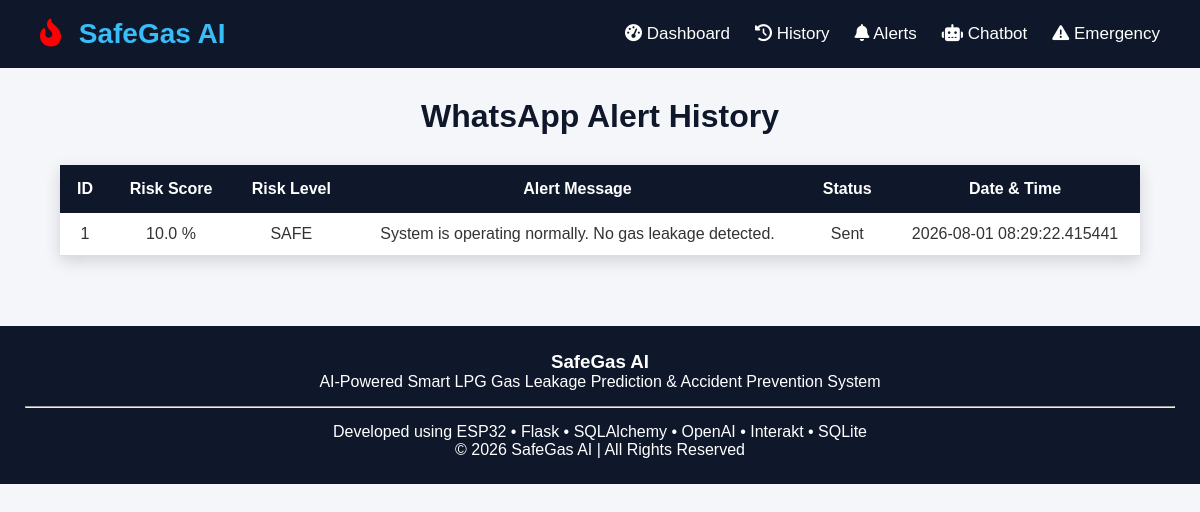
Screenshot of /alerts with the database file from the repository.
### models.py (models this page shows, shortened)
class AlertHistory(db.Model):
    __tablename__ = "alert_history"
    id = db.Column(db.Integer, primary_key=True)
    risk_score = db.Column(db.Float, nullable=False)
    risk_level = db.Column(db.String(20), nullable=False)
    alert_message = db.Column(db.Text, nullable=False)
    message_status = db.Column(
        db.String(30),
        default="Sent"
    )
    created_at = db.Column(
        db.DateTime,
        default=datetime.utcnow
    )

### routes.py (the view)
@routes_bp.route("/alerts")
def alerts():
    alerts = AlertHistory.query.order_by(
        AlertHistory.id.desc()
    ).all()
    return render_template(
        "alerts.html",
        alerts=alerts
    )

### templates/alerts.html
{% extends "base.html" %}
{% block content %}
<div class="container">
    <h1 class="title">
        WhatsApp Alert History
    </h1>
    {% if alerts %}
    <table class="history-table">
        <thead>
            <tr>
                <th>ID</th>
                <th>Risk Score</th>
                <th>Risk Level</th>
                <th>Alert Message</th>
                <th>Status</th>
                <th>Date & Time</th>
            </tr>
        </thead>
        <tbody>
            {% for alert in alerts %}
            <tr>
                <td>{{ alert.id }}</td>
                <td>{{ alert.risk_score }} %</td>
                <td>{{ alert.risk_level }}</td>
                <td>{{ alert.alert_message }}</td>
                <td>{{ alert.message_status }}</td>
                <td>{{ alert.created_at }}</td>
            </tr>
            {% endfor %}
        </tbody>
    </table>
    {% else %}
    <h2>No Alert History Available</h2>
    {% endif %}
</div>
{% endblock %}

### static/css/style.css (style rules this page uses)
* { margin:0; padding:0; box-sizing:border-box; font-family:Arial, Helvetica, sans-serif; }
body { background:#f4f6f9; color:#333; }
.title { text-align:center; margin-bottom:30px; color:#0f172a; }
.history-table { width:100%; border-collapse:collapse; background:white; box-shadow:0px 5px 15px rgba(0,0,0,.15); }
.history-table th { background:#0f172a; color:white; padding:15px; }
.history-table td { padding:12px; text-align:center; border-bottom:1px solid #ddd; }

### rows the page displays
AlertHistory: id "1", risk_score "10.0", risk_level "SAFE", alert_message "System is operating normally. No gas leakage detected.", message_status "Sent", created_at "2026-08-01 08:29:22.415441"
